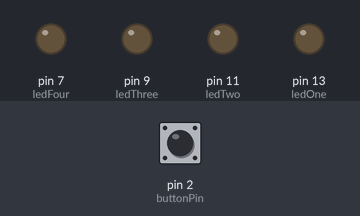
The sketch below on a simulated Arduino Uno, built with avr-gcc and run on an emulated ATmega328P. On the bench: output pins drawn as LEDs (lit = HIGH). Dashed ring = blinking. The inputs (shaded band) are chosen by the test bench; at power-on: pin 2 (buttonPin) LOW.

Above: at 1.2 s.
1.3 s: pin 2 (buttonPin) pulled HIGH for 0.15 s
At 1.84 s:
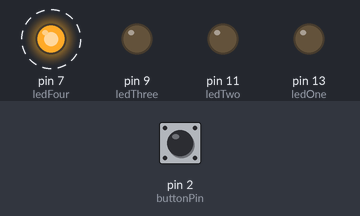
4.3 s: pin 2 (buttonPin) pulled HIGH for 1 s
At 5.88 s:
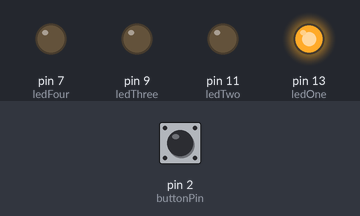
7.3 s: pin 2 (buttonPin) pulled HIGH for 3.2 s
At 8.47 s:
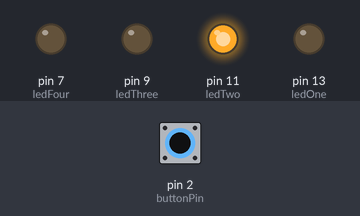
Timing chart, 0 to 12.4 s (numbered marks = the images above; inputs shaded):
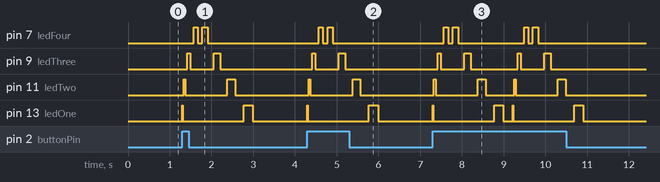

The sketch:

multiple_lights.ino
```cpp
//citations
//CClab Class, Examples, Lynda.com

int ledOne = 13;
int ledTwo = 11;
int ledThree = 9;
int ledFour = 7;

int buttonPin = 2;
int buttonState = 0;

void setup() {
  // put your setup code here, to run once:
  pinMode(ledOne, OUTPUT);
  pinMode(ledTwo, OUTPUT);
  pinMode(ledThree, OUTPUT);
  pinMode(ledFour, OUTPUT);
  pinMode(buttonPin, INPUT);
}

void loop() {
  // put your main code here, to run repeatedly:
  buttonState = digitalRead(buttonPin);

  if (buttonState == HIGH) {
    digitalWrite(ledOne, HIGH);
    delay(10);

    digitalWrite(ledOne, LOW);
    delay(20);

    digitalWrite(ledTwo, HIGH);
    delay(40);

    digitalWrite(ledTwo, LOW);
    delay(50);

    digitalWrite(ledThree, HIGH);
    delay(70);

    digitalWrite(ledThree, LOW);
    delay(80);

    digitalWrite(ledFour, HIGH);
    delay(100);

    digitalWrite(ledFour, LOW);
    delay(110);

    digitalWrite(ledFour, HIGH);
    delay(130);

    digitalWrite(ledFour, LOW);
    delay(140);

      digitalWrite(ledThree, HIGH);
    delay(160);

    digitalWrite(ledThree, LOW);
    delay(170);

      digitalWrite(ledTwo, HIGH);
    delay(190);

    digitalWrite(ledTwo, LOW);
    delay(200);

        digitalWrite(ledOne, HIGH);
    delay(220);

    digitalWrite(ledOne, LOW);
    delay(230);


  }


}
```

Measured:
- after the input at 1.3 s, pin 7 (ledFour): alternates HIGH for 0.12 s and LOW for 0.11 s, 4 changes in all, then stays LOW, starting after 0.27 s; pin 9 (ledThree): LOW → HIGH after 0.12 s, → LOW 0.07 s later, → HIGH 0.56 s later, → LOW 0.16 s later
- after the input at 4.3 s, pin 7 (ledFour): alternates HIGH for 0.12 s and LOW for 0.11 s, 4 changes in all, then stays LOW, starting after 0.27 s; pin 9 (ledThree): LOW → HIGH after 0.12 s, → LOW 0.07 s later, → HIGH 0.56 s later, → LOW 0.16 s later
- after the input at 7.3 s, pin 7 (ledFour): LOW → HIGH after 0.27 s, → LOW 0.10 s later, → HIGH 0.11 s later, → LOW 0.13 s later, … (8 changes in this stretch)
